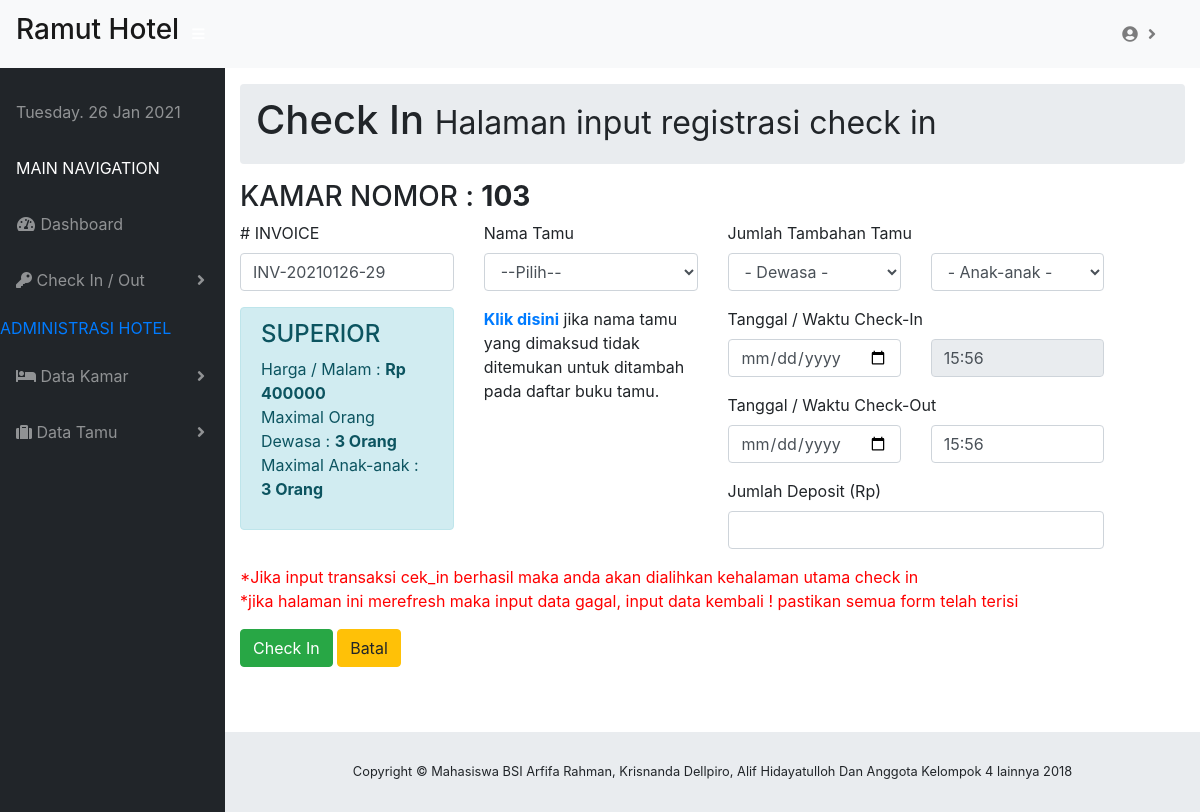
/checkin/checkin_sp/130, run on the app's committed database.
### tables this page shows
CREATE TABLE `kamar` (
  `id_kamar` int(3) NOT NULL,
  `nomor_kamar` int(3) NOT NULL,
  `id_kamar_tipe` int(3) NOT NULL,
  `max_dewasa` int(11) NOT NULL,
  `max_anak` int(11) NOT NULL,
  `status_kamar` varchar(20) NOT NULL DEFAULT 'TERSEDIA'
);

CREATE TABLE `kamar_tipe` (
  `id_kamar_tipe` int(3) NOT NULL,
  `nama_kamar_tipe` varchar(50) NOT NULL,
  `harga_malam` int(3) NOT NULL,
  `harga_orang` int(3) NOT NULL,
  `keterangan` text NOT NULL
);

### application/controllers/Checkin.php (called while the page is built, shortened)
<?php
class Checkin extends CI_Controller {
		public function checkin_sp($id_kamar){
			$w = array('status_kamar'=>'TERSEDIA','id_kamar'=> $id_kamar);
			$data['kamar'] = $this->m_admin->edit_data($w,'kamar')->result();
			$data['tamu'] = $this->m_admin->get_data('tamu')->result();
			$data['kamar_tersediaSP'] = $this->db->query(" SELECT * FROM kamar K, kamar_tipe KT WHERE K.id_kamar_tipe=KT.id_kamar_tipe AND K.id_kamar_tipe='3' AND K.status_kamar='TERSEDIA' ")->result();
			$this->load->view('page_admin/header');
			$this->load->view('page_admin/navigator');
			$this->load->view('main_navigation/v_checkin_spdaftar',$data);
			$this->load->view('page_admin/footer');
		}
}

### index.php (called while the page is built, shortened)
<?php
require_once BASEPATH.'core/CodeIgniter.php';

### application/models/M_admin.php (called while the page is built, shortened)
<?php
class M_admin extends CI_Model {
	function edit_data($where,$table){
		return $this->db->get_where($table,$where);
	}
}

### application/views/main_navigation/v_checkin_spdaftar.php (the view, shortened to what this page needs)
<div class="container-fluid">
<?php $nomor_invoice='INV-'.date('Ymd').'-'.(rand(10,100));
?>
 <ol class="breadcrumb">
    <li class="breadcrumb-item">
        <h1>Check In <span class="small">Halaman input registrasi check in</span></h1>
    </li>
  </ol>
<section class="content">
	<?php foreach ($kamar as $k ) {?>
		<?php } ?>
	<?php foreach ($kamar_tersediaSP as $ki) { ?>
	    <?php } ?>
	<div class="box">
		<div class="box-header">
			<h3 class="box-title">KAMAR NOMOR : <b><?php echo $k->nomor_kamar; ?></b></h3>
		</div>
		<form action="<?php echo base_url().'checkin/checkin_spact' ?>" method="post">
			<div class="box-body">
				<div class="row">
					<div class="col-sm-3">
						<div class="form-group">
							<label># INVOICE</label>
							<input class="form-control" name="nomor_invoice" value="<?php echo $nomor_invoice; ?>" />
						</div>
						<div class="alert alert-info">
							<h4><?php echo $ki->nama_kamar_tipe; ?></h4>
							<ul class="list-unstyled">
								<li>Harga / Malam : <b>Rp <?php echo $ki->harga_malam; ?></b></li>
								<li>Maximal Orang Dewasa : <b><?php echo $ki->max_dewasa; ?> Orang</b></li>
								<li>Maximal Anak-anak : <b><?php echo $ki->max_anak; ?> Orang</b></li>
							</ul>
						</div>
					</div>
					<div class="col-sm-3">
						<div class="form-group">
							<label>Nama Tamu</label>
							<select class="form-control nama_tamu" name="id_tamu" required="required">
								<option>--Pilih--</option>
							</select>
						</div>
						<div class="well">
							<a href="<?php echo base_url().'tamu/tambah_tamunav' ?>"><b>Klik disini</b></a> jika nama tamu yang dimaksud tidak ditemukan untuk ditambah pada daftar buku tamu.
						</div>
					</div>
					<div class="col-sm-5">
						<div class="form-group">
							<label>Jumlah Tambahan Tamu</label>
							<div class="row">
								<div class="col-sm-6">
									<select class="form-control" name="jumlah_dewasa">
										<option value="0">- Dewasa -</option>
									</select>
								</div>
								<div class="col-sm-6">
									<select class="form-control" name="jumlah_anak">
										<option value="0">- Anak-anak -</option>
									</select>
								</div>
							</div>
						</div>
						<div class="form-group">
							<label>Tanggal / Waktu Check-In</label>
							<div class="row">
								<div class="col-sm-6">
									<input class="form-control" type="date" name="tanggal_checkin"  required="required" />
								</div>
								<div class="col-sm-6">
									<input class="form-control" name="waktu_checkin" value="<?php echo date('H:i'); ?>" readonly />
								</div>
							</div>
						</div>
						<div class="form-group">
							<label>Tanggal / Waktu Check-Out</label>
							<div class="row">
								<div class="col-sm-6">
									<input id="checkout" type="date" class="form-control" name="tanggal_checkout" required="required" />
								</div>
								<div class="col-sm-6">
									<input class="form-control" name="waktu_checkout" value="<?php echo date('H:i'); ?>" />
								</div>
							</div>
						</div>
						<div class="form-group">
							<label>Jumlah Deposit (Rp)</label>
							<input class="form-control" name="deposit" required />
						</div>
					</div>
				</div>
			</div>
			<div class="box-footer">
				<p><font color="red">*Jika input transaksi cek_in berhasil maka anda akan dialihkan kehalaman utama check in<br>
				*jika halaman ini merefresh maka input data gagal, input data kembali ! pastikan semua form telah terisi<br></font></p>
				<button class="btn btn-success" type="submit" name="checkin">Check In</button>
				<a class="btn btn-warning" href="<?php echo base_url().'checkin' ?>">Batal</a>
			</div>
		</form>
	</div>
</section>
</div>

### assets/css/sb-admin_login.css (style rules this page uses)
html { position: relative; min-height: 100%; }
body { height: 100%; }
:root { --input-padding-x: 0.75rem; --input-padding-y: 0.75rem; }

### data on the page
kamar: nomor_kamar "103"
kamar_tipe: nama_kamar_tipe "SUPERIOR", harga_malam "400000"
kamar: max_dewasa "3", max_anak "3"
